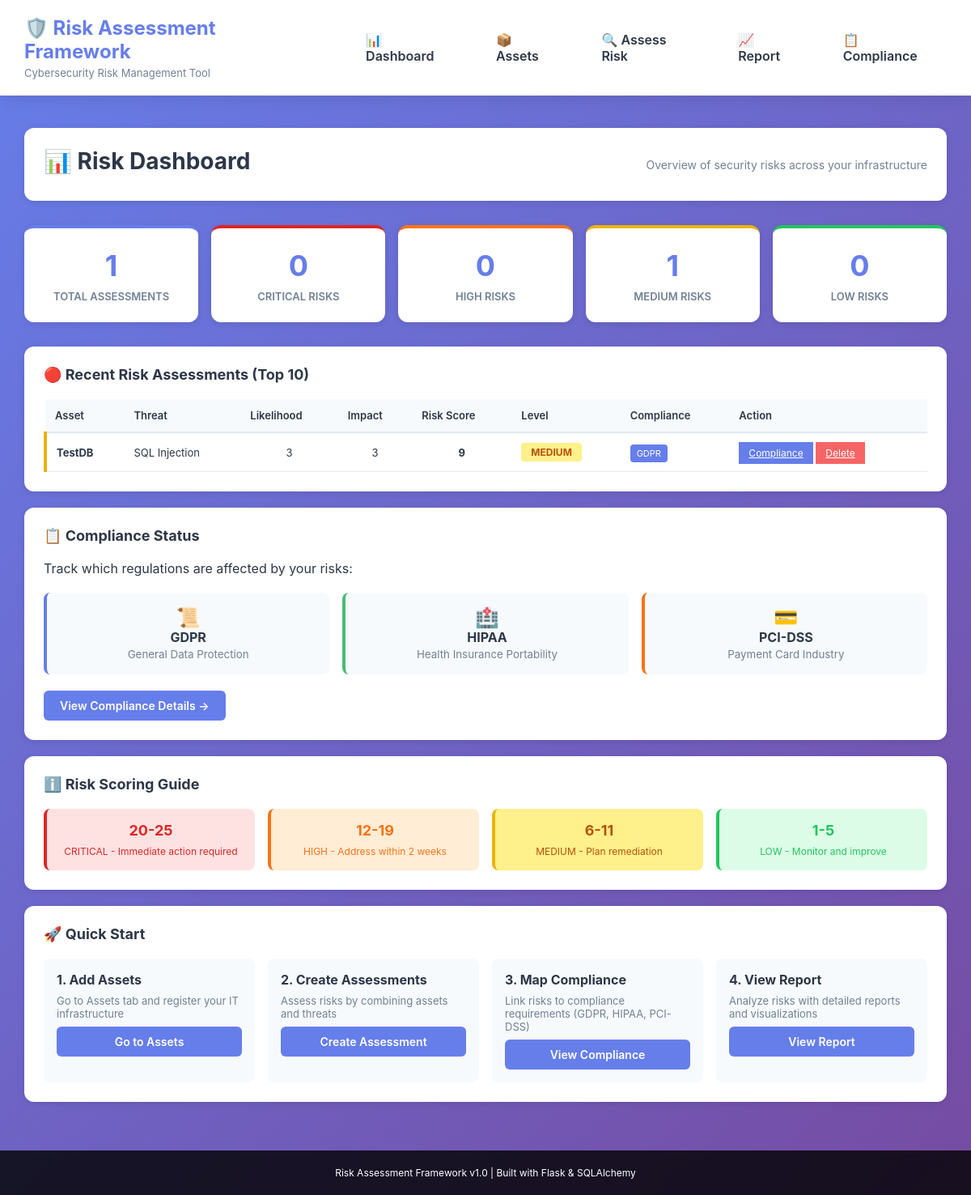
Before: / with the older database file.
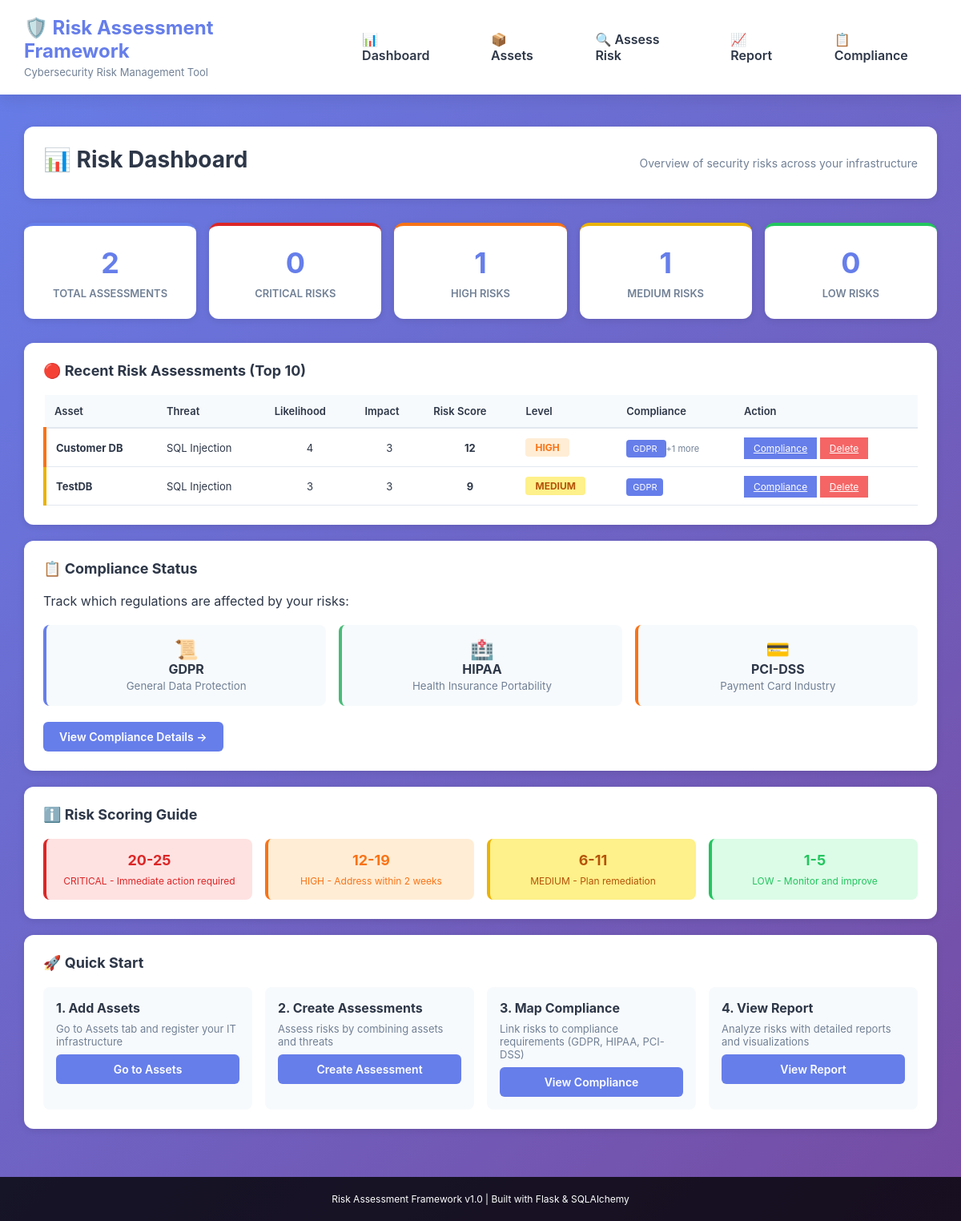
After: the same page with the newer database file.
### app.py (models this page shows, shortened)
class Assessment(db.Model):
    id = db.Column(db.Integer, primary_key=True)
    asset_id = db.Column(db.Integer, db.ForeignKey('asset.id'), nullable=False)
    threat_id = db.Column(db.Integer, db.ForeignKey('threat.id'), nullable=False)
    likelihood = db.Column(db.Integer, nullable=False)  # 1-5
    impact = db.Column(db.Integer, nullable=False)      # 1-5
    risk_score = db.Column(db.Integer)                  # Calculated
    risk_level = db.Column(db.String(20))               # Critical, High, Medium, Low
    remediation_plan = db.Column(db.Text)
    remediation_status = db.Column(db.String(20), default='not_started')
    created_at = db.Column(db.DateTime, default=datetime.utcnow)
    threat = db.relationship('Threat', backref='assessments')

class Asset(db.Model):
    id = db.Column(db.Integer, primary_key=True)
    name = db.Column(db.String(100), nullable=False, unique=True)
    description = db.Column(db.Text)
    asset_type = db.Column(db.String(50), nullable=False)
    criticality = db.Column(db.String(20), default='medium')
    owner = db.Column(db.String(100))
    created_at = db.Column(db.DateTime, default=datetime.utcnow)
    assessments = db.relationship('Assessment', backref='asset', lazy=True, cascade='all, delete-orphan')

class Threat(db.Model):
    id = db.Column(db.Integer, primary_key=True)
    name = db.Column(db.String(100), nullable=False, unique=True)
    description = db.Column(db.Text)
    category = db.Column(db.String(50), nullable=False)

class AssessmentCompliance(db.Model):
    __tablename__ = 'assessment_compliance'
    id = db.Column(db.Integer, primary_key=True)
    assessment_id = db.Column(db.Integer, db.ForeignKey('assessment.id'), nullable=False)
    compliance_id = db.Column(db.Integer, db.ForeignKey('compliance.id'), nullable=False)
    assessment = db.relationship('Assessment', backref='compliance_reqs')
    compliance = db.relationship('Compliance', backref='assessments')

class Compliance(db.Model):
    id = db.Column(db.Integer, primary_key=True)
    name = db.Column(db.String(100), nullable=False, unique=True)
    description = db.Column(db.Text)
    requirement = db.Column(db.Text)
    category = db.Column(db.String(50), nullable=False)

### app.py (the view)
@app.route('/')
def index():
    assessments = Assessment.query.order_by(Assessment.risk_score.desc()).all()
    summary = {
        'total': len(assessments),
        'critical': len([a for a in assessments if a.risk_level == 'critical']),
        'high': len([a for a in assessments if a.risk_level == 'high']),
        'medium': len([a for a in assessments if a.risk_level == 'medium']),
        'low': len([a for a in assessments if a.risk_level == 'low']),
    }
    return render_template('index.html',
                         assessments=assessments[:10],
                         summary=summary)

### templates/index.html (shortened to what the changed rows need)
{% extends "base.html" %}
{% block content %}
<div class="page-header">
    <h2>📊 Risk Dashboard</h2>
</div>
<div class="summary-grid">
    <div class="stat-card">
        <div class="stat-number">{{ summary.total }}</div>
        <div class="stat-label">Total Assessments</div>
    </div>
    <div class="stat-card high">
        <div class="stat-number">{{ summary.high }}</div>
        <div class="stat-label">High Risks</div>
    </div>
</div>
<div class="card">
    {% if assessments %}
        <table class="data-table">
            <thead>
                <tr>
                    <th>Asset</th>
                    <th>Threat</th>
                    <th>Likelihood</th>
                    <th>Impact</th>
                    <th>Risk Score</th>
                    <th>Level</th>
                    <th>Compliance</th>
                    <th>Action</th>
                </tr>
            </thead>
            <tbody>
                {% for assessment in assessments %}
                    <tr class="risk-row-{{ assessment.risk_level }}">
                        <td><strong>{{ assessment.asset.name }}</strong></td>
                        <td>{{ assessment.threat.name }}</td>
                        <td class="center">{{ assessment.likelihood }}</td>
                        <td class="center">{{ assessment.impact }}</td>
                        <td class="center"><strong>{{ assessment.risk_score }}</strong></td>
                        <td>
                            <span class="badge badge-{{ assessment.risk_level }}">
                                {{ assessment.risk_level.upper() }}
                            </span>
                        </td>
                        <td>
                            {% if assessment.compliance_reqs %}
                                {% for ac in assessment.compliance_reqs[:1] %}
                                    <span style="background: #667eea; color: white; padding: 4px 8px; border-radius: 4px; font-size: 11px;">
                                        {{ ac.compliance.category }}
                                    </span>
                                {% endfor %}
                                {% if assessment.compliance_reqs|length > 1 %}
                                    <span style="color: #718096; font-size: 11px;">
                                        +{{ assessment.compliance_reqs|length - 1 }} more
                                    </span>
                                {% endif %}
                            {% else %}
                                <small style="color: #cbd5e0;">None</small>
                            {% endif %}
                        </td>
                        <td>
                            <a href="{{ url_for('assessment_compliance', assessment_id=assessment.id) }}"
                               class="btn-small btn-primary">Compliance</a>
                            <a href="{{ url_for('delete_assessment', assessment_id=assessment.id) }}"
                               class="btn-small btn-danger"
                               onclick="return confirm('Delete this assessment?')">Delete</a>
                        </td>
                    </tr>
                {% endfor %}
            </tbody>
        </table>
    {% else %}
        <div class="empty-state">
            <p>No assessments yet. <a href="{{ url_for('assess') }}">Create one now!</a></p>
        </div>
    {% endif %}
</div>
{% endblock %}

Changed rows visible on the page:
added Assessment: asset.name "Customer DB", threat.name "SQL Injection", likelihood "4", impact "3", risk_score "12", risk_level "HIGH", compliance_reqs|length "1"
added AssessmentCompliance: compliance.category "GDPR", shown under "Customer DB"
Other visible differences:
{{ summary.total }}: "1" → "2"
{{ summary.high }}: "0" → "1"
